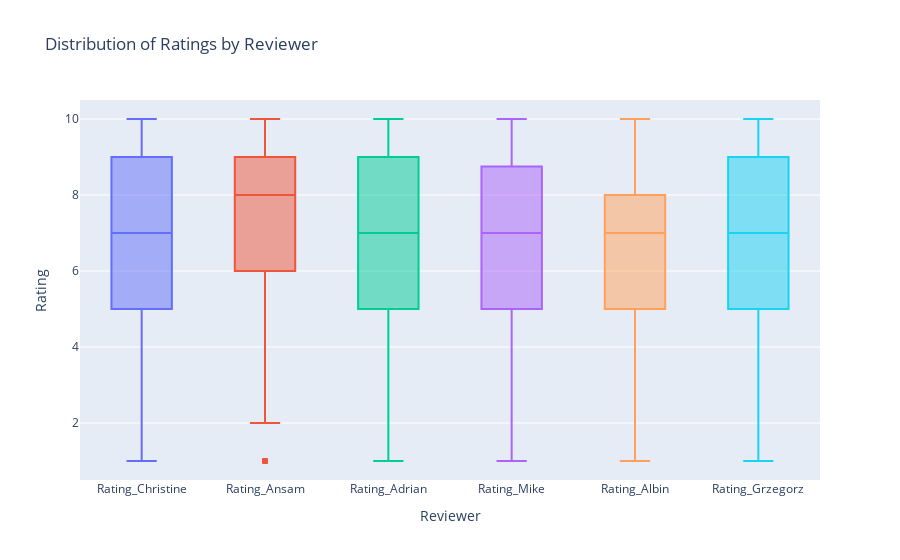

The cell this chart's notebook holds for it:
### Code cell
fig = px.box(ratings_data, x='Reviewer', y='Rating', color='Reviewer', 
             title='Distribution of Ratings by Reviewer')

fig.update_layout(showlegend=False)
fig.show()

### Figure 1 — Plotly figure (JSON) as saved in the notebook; plotly's stock layout.template omitted (floating-point values rounded to 4 significant figures; data arrays with more than 128 entries replaced by an {"elided": "..."} marker saying what was removed)
{"data": [{"alignmentgroup": "True", "hovertemplate": "Reviewer=%{x}<br>Rating=%{y}<extra></extra>", "legendgroup": "Rating_Christine", "marker": {"color": "#636efa"}, "name": "Rating_Christine", "notched": false, "offsetgroup": "Rating_Christine", "orientation": "v", "showlegend": true, "type": "box", "x": {"elided": "215 str values"}, "x0": " ", "xaxis": "x", "y": {"elided": "215 int values"}, "y0": " ", "yaxis": "y"}, {"alignmentgroup": "True", "hovertemplate": "Reviewer=%{x}<br>Rating=%{y}<extra></extra>", "legendgroup": "Rating_Ansam", "marker": {"color": "#EF553B"}, "name": "Rating_Ansam", "notched": false, "offsetgroup": "Rating_Ansam", "orientation": "v", "showlegend": true, "type": "box", "x": {"elided": "215 str values"}, "x0": " ", "xaxis": "x", "y": {"elided": "215 int values"}, "y0": " ", "yaxis": "y"}, {"alignmentgroup": "True", "hovertemplate": "Reviewer=%{x}<br>Rating=%{y}<extra></extra>", "legendgroup": "Rating_Adrian", "marker": {"color": "#00cc96"}, "name": "Rating_Adrian", "notched": false, "offsetgroup": "Rating_Adrian", "orientation": "v", "showlegend": true, "type": "box", "x": {"elided": "215 str values"}, "x0": " ", "xaxis": "x", "y": {"elided": "215 int values"}, "y0": " ", "yaxis": "y"}, {"alignmentgroup": "True", "hovertemplate": "Reviewer=%{x}<br>Rating=%{y}<extra></extra>", "legendgroup": "Rating_Mike", "marker": {"color": "#ab63fa"}, "name": "Rating_Mike", "notched": false, "offsetgroup": "Rating_Mike", "orientation": "v", "showlegend": true, "type": "box", "x": {"elided": "215 str values"}, "x0": " ", "xaxis": "x", "y": {"elided": "215 int values"}, "y0": " ", "yaxis": "y"}, {"alignmentgroup": "True", "hovertemplate": "Reviewer=%{x}<br>Rating=%{y}<extra></extra>", "legendgroup": "Rating_Albin", "marker": {"color": "#FFA15A"}, "name": "Rating_Albin", "notched": false, "offsetgroup": "Rating_Albin", "orientation": "v", "showlegend": true, "type": "box", "x": {"elided": "215 str values"}, "x0": " ", "xaxis": "x", "y": {"elided": "215 int values"}, "y0": " ", "yaxis": "y"}, {"alignmentgroup": "True", "hovertemplate": "Reviewer=%{x}<br>Rating=%{y}<extra></extra>", "legendgroup": "Rating_Grzegorz", "marker": {"color": "#19d3f3"}, "name": "Rating_Grzegorz", "notched": false, "offsetgroup": "Rating_Grzegorz", "orientation": "v", "showlegend": true, "type": "box", "x": {"elided": "215 str values"}, "x0": " ", "xaxis": "x", "y": {"elided": "215 int values"}, "y0": " ", "yaxis": "y"}], "layout": {"boxmode": "overlay", "legend": {"title": {"text": "Reviewer"}, "tracegroupgap": 0}, "showlegend": false, "title": {"text": "Distribution of Ratings by Reviewer"}, "xaxis": {"anchor": "y", "categoryarray": ["Rating_Christine", "Rating_Ansam", "Rating_Adrian", "Rating_Mike", "Rating_Albin", "Rating_Grzegorz"], "categoryorder": "array", "domain": [0, 1], "title": {"text": "Reviewer"}}, "yaxis": {"anchor": "x", "domain": [0, 1], "title": {"text": "Rating"}}}}
